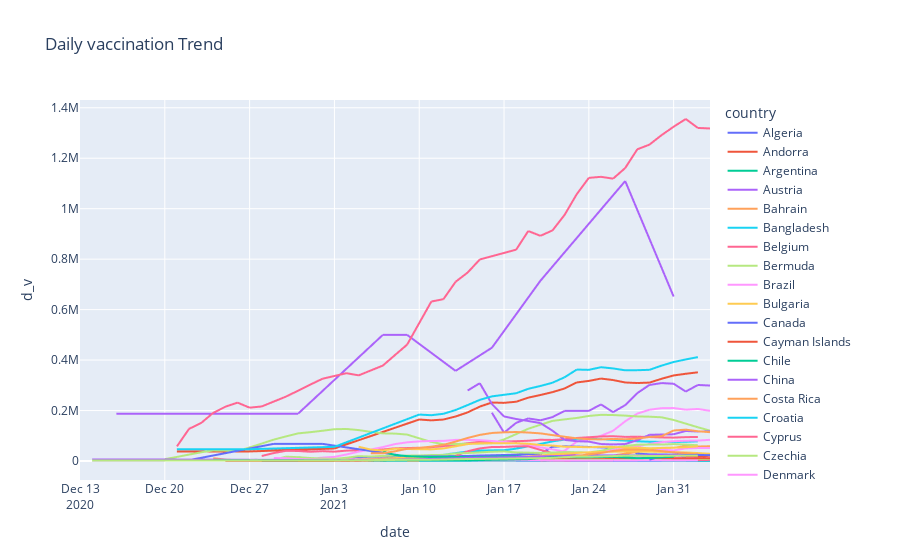

The notebook cell saved with this chart:
### Code cell
px.line(cv, x = 'date', y ='d_v', color = 'country',title = 'Daily vaccination Trend')
